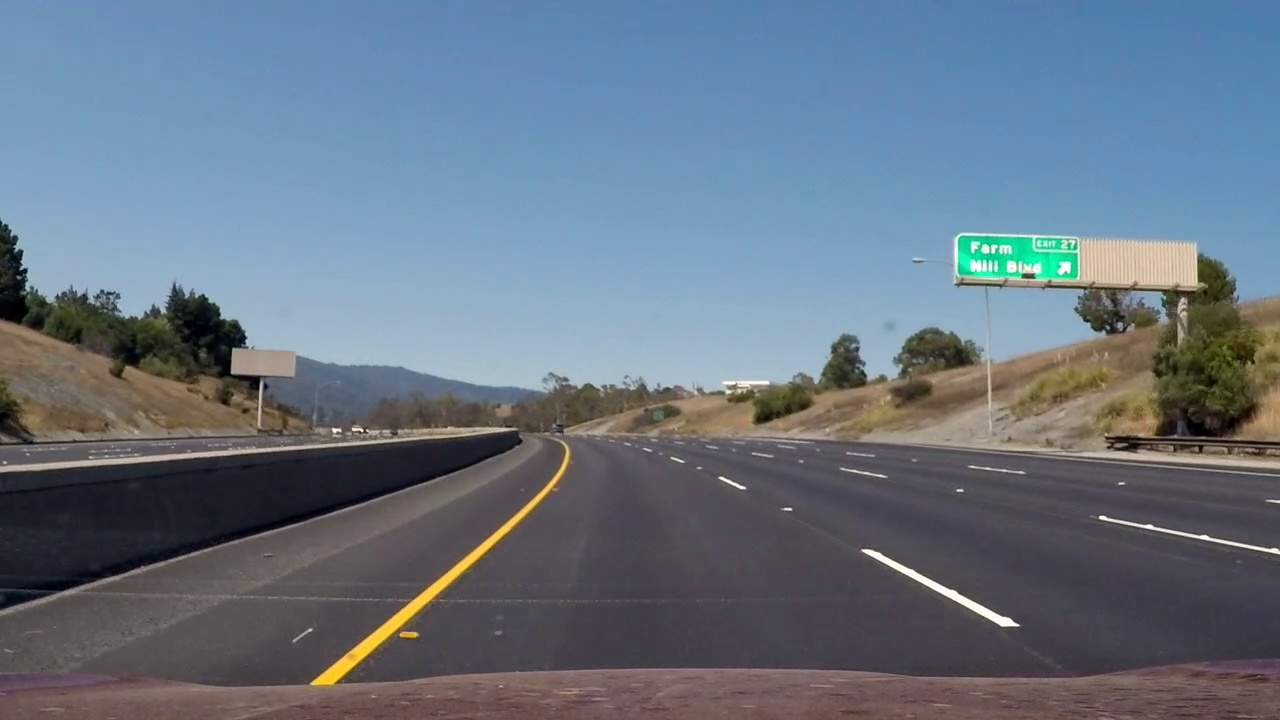
#> input picture Assets/frame40.jpg, 1280 x 720 px
$ python -i property.py   (imports and definitions only)
#> lines starting #> are read from the running program, lines starting #| are printed output that depends on the picture; after the words box and inside, x2 and y2 are one past the last pixel; in counts of white or black regions, pixels touching at a corner belong together
#> further down, picture is the input picture: shape (720, 1280, 3); mean B, G, R 130.6, 116.4, 102.6
import numpy as np
import cv2

vid1 = r"vid\project_video.mp4"
vid2 = r"vid\challenge_video.mp4"
vid3 = r"vid\harder_challenge_video.mp4"

scaleY = 1

# This set of coordinates are SPECIFICALLY tuned for vid1
Normal_Camera_Coord = np.float32([[1030, 509], [736, 444], [569, 444], [423, 509]])
Bird_eye_Coord = np.float32([[1000, 1667], [1000, 0], [0, 0], [0, 1667]])

Orange_Range_Start = np.array([10, 50, 135])
Orange_Range_End = np.array([30, 255, 255])
White_Range_Start = 200
White_Range_End = 255


def findLanes(img):
    imgHSV = cv2.cvtColor(img, cv2.COLOR_BGR2HSV)
#> imgHSV: shape (720, 1280, 3); mean H, S, V 92, 72.9, 138
    OrangeMask = cv2.inRange(imgHSV, Orange_Range_Start, Orange_Range_End)
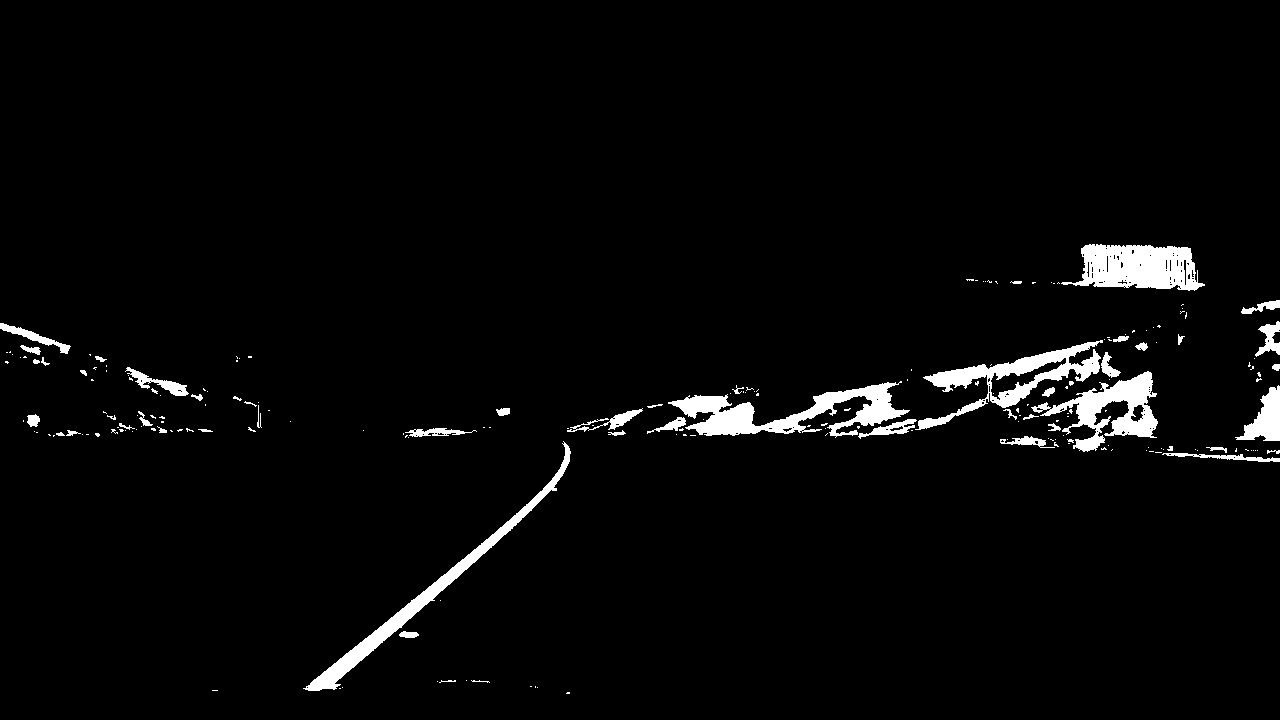
#> OrangeMask: shape (720, 1280); 3.1% white; 210 white regions (157 under 20 px), largest, box (x1, y1, x2, y2) and area: (668, 381, 910, 438) 5057, (1061, 244, 1205, 291) 4516, (915, 340, 1103, 430) 4065

    imgGray = cv2.cvtColor(img, cv2.COLOR_BGR2GRAY)
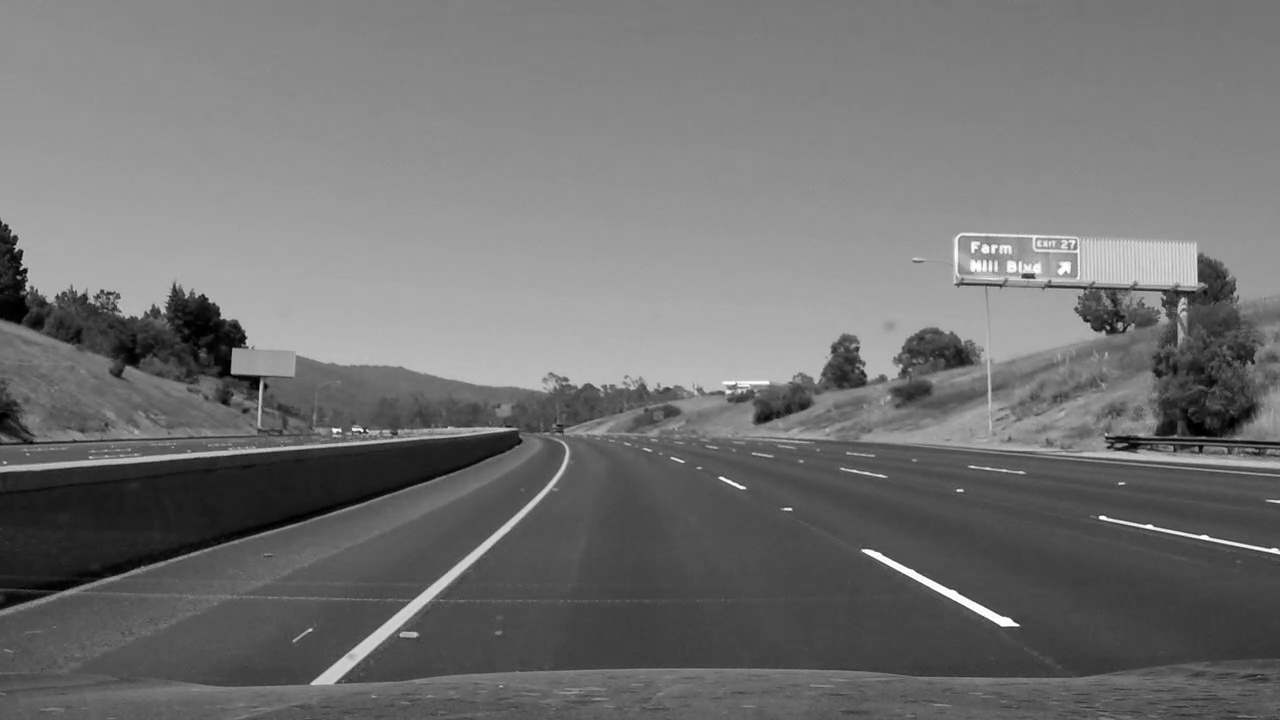
#> imgGray: shape (720, 1280); min 0, max 255, mean 113.9
    imgBlur = cv2.GaussianBlur(imgGray, (3, 3), 0)
    ret, whiteMask = cv2.threshold(imgBlur, White_Range_Start, White_Range_End, cv2.THRESH_BINARY)
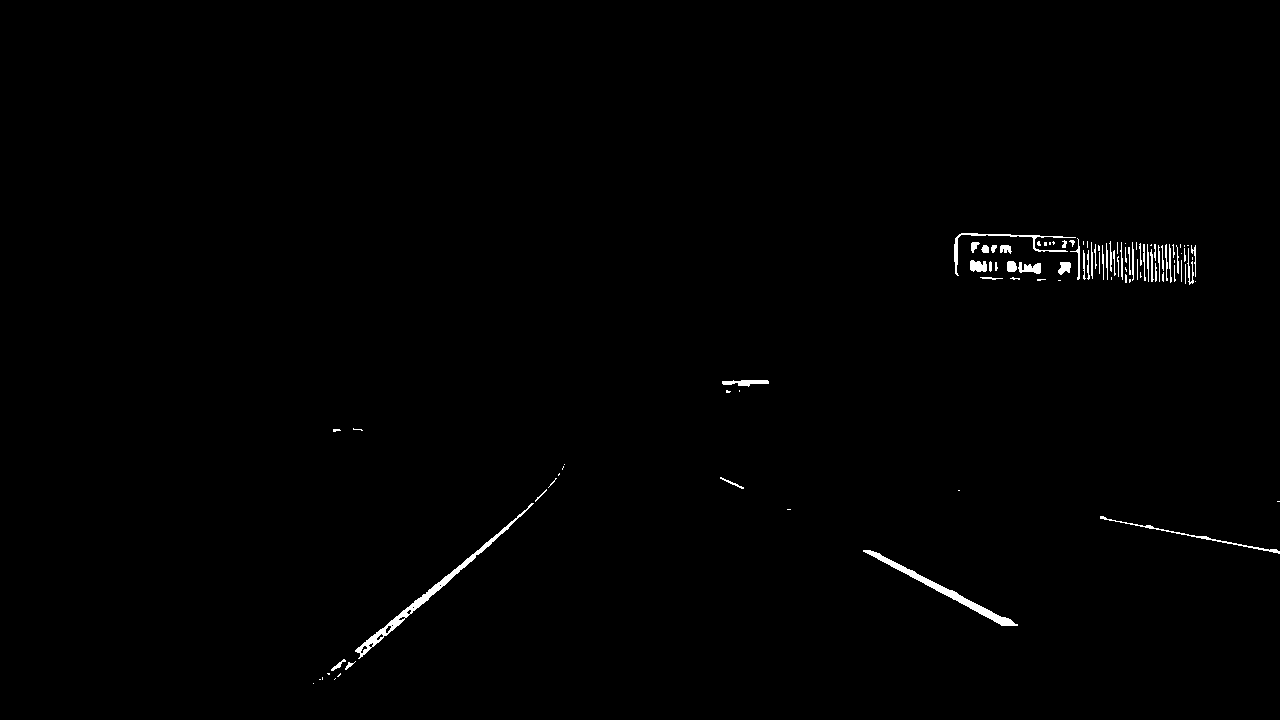
#> whiteMask: shape (720, 1280); 0.67% white; 100 white regions (46 under 20 px), largest, box (x1, y1, x2, y2) and area: (355, 503, 534, 659) 1253, (863, 550, 1018, 626) 1083, (954, 233, 1076, 276) 433
#> ret = 200
    whiteMask = cv2.dilate(whiteMask, np.ones((3, 3), np.uint8))
#> whiteMask: shape (720, 1280); 1.3% white; 32 white regions (8 under 20 px), largest, box (x1, y1, x2, y2) and area: (1082, 240, 1197, 286) 3967, (326, 472, 561, 676) 2376, (862, 549, 1019, 627) 1549

    result = OrangeMask + whiteMask
    result = cv2.erode(result, np.ones((3, 3), np.uint8))
    result = cv2.dilate(result, np.ones((13, 13), np.uint8))
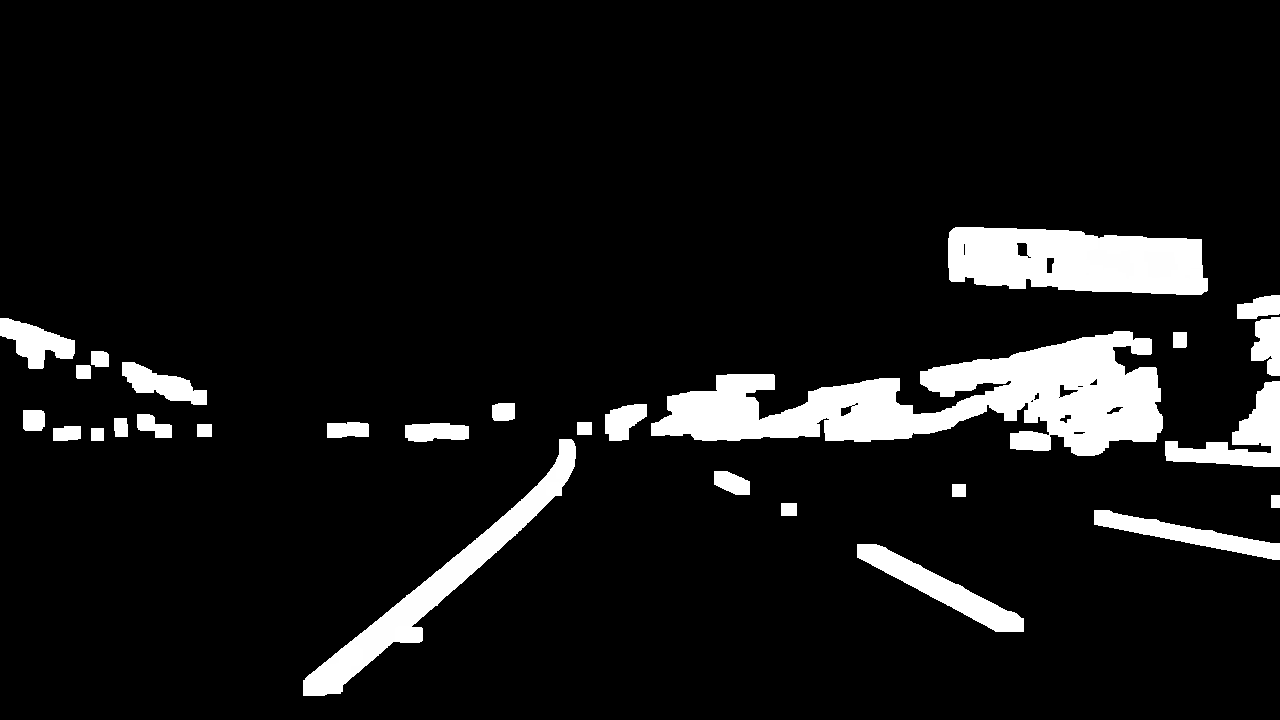
#> result: shape (720, 1280); min 0, max 255, mean 21.7

    return result


def scanImg(img, start, stop, step, interval, extra=0, drawImg=None):
    result = [[0, 0]]
    for y in range(0, len(img), interval):
        isFirst = True
        startX = 0
        for x in range(start, stop, step):  # sweep across the left hand side from the center line
            if img[y, x] == 255 and isFirst:
                startX = x
                isFirst = False
            if (img[y, x] == 0 or x <= 1) and isFirst is False:
                endX = x - step
                realX = ((startX + endX) // 2) + extra
                result = np.append(result, [[realX, y]], axis=0)
                if drawImg is not None:
                    cv2.circle(drawImg, (realX, y), 10, 0, 5)
                break
    return np.delete(result, 0, 0)


def findCurvature(array):
    Rx = []
    dataX = array[:, 0]
    dataY = array[:, 1]
    pz = np.polyfit(dataX, dataY, 2)
    p2 = 2 * pz[0]

    for xPoint in dataX:
        p1 = 2 * pz[0] * xPoint + pz[1]
        r = ((1 + p1 ** 2) ** 1.5) / (30*abs(p2))
        Rx = np.append(Rx, r)

    minX = np.min(dataX)
    maxX = np.max(dataX)
    lenX = maxX - minX
    theoreticalX = np.linspace(minX, maxX, lenX)
    theoreticalY = pz[0] * theoreticalX ** 2 + pz[1] * theoreticalX + pz[2]
    theoretical = np.stack([theoreticalX, theoreticalY], axis=-1)

    return Rx.mean(), theoretical.astype(int)

>>> import cv2
>>> picture = cv2.imread('Assets/frame40.jpg')
>>> result = findLanes(picture)
